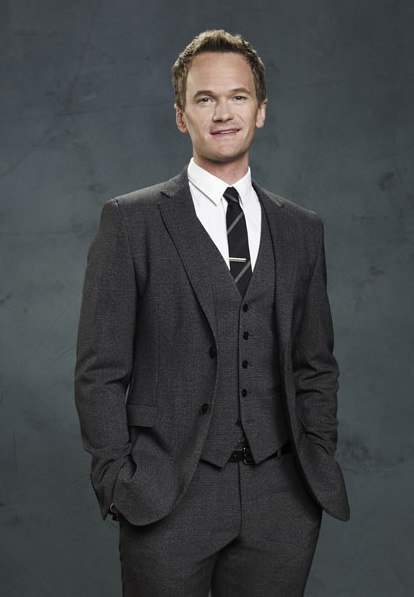
#> input picture Barney Stinson.jpg, 414 x 597 px
$ python 'Image manip.py'
#> lines starting #> are read from the running program, lines starting #| are printed output that depends on the picture; after the words box and inside, x2 and y2 are one past the last pixel; in counts of white or black regions, pixels touching at a corner belong together
import cv2
import numpy as np

kernel = np.ones((5, 5), np.uint8)

img = cv2.imread("Barney Stinson.jpg")
#> img is the input picture: shape (597, 414, 3); mean B, G, R 69.9, 68.4, 65.3

imgGray = cv2.cvtColor(img, cv2.COLOR_BGR2GRAY)
imgBlur = cv2.GaussianBlur(imgGray, (7, 7), 0)
imgCanny = cv2.Canny(img, 100, 100)
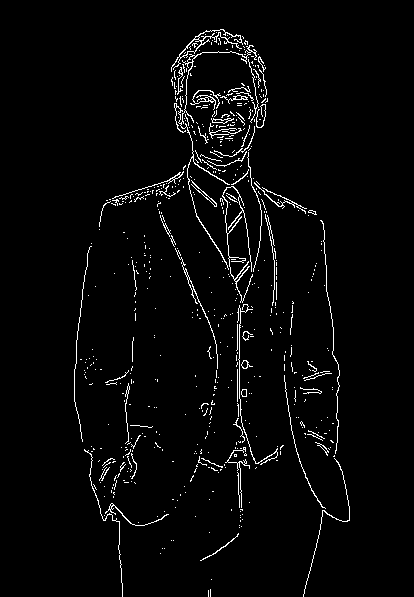
#> imgCanny: shape (597, 414); 2.9% white in thin lines or dots, all inside (x1, y1, x2, y2) = (74, 29, 350, 597)
imgDialation = cv2.dilate(imgCanny, kernel, iterations = 1)
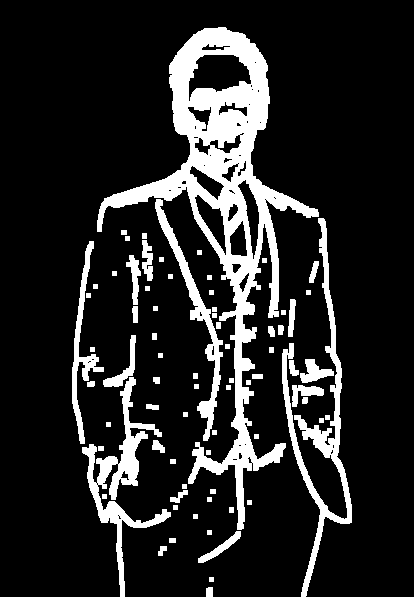
#> imgDialation: shape (597, 414); 15% white; 75 white regions, largest, box (x1, y1, x2, y2) and area: (97, 27, 319, 530) 20497, (282, 218, 352, 597) 4295, (82, 377, 171, 597) 3732
imgEroded = cv2.erode(imgDialation, kernel, iterations = 1)
#> imgEroded: shape (597, 414); 6.1% white; 144 white regions (124 under 20 px), largest, box (x1, y1, x2, y2) and area: (99, 29, 317, 528) 11166, (120, 379, 153, 482) 557, (159, 211, 221, 369) 485

# [9 lines of commented-out code are left out]

'''img_bs = cv2.imread("Barney Stinson.jpg")
img_hj = cv2.imread("Hugh Jackman.jpg")

cv2.imshow("Barney Stinson", img_bs)
cv2.imshow("Hugh Jackman", img_hj)

cv2.waitKey(0)

# DISPLAYING VIDEO #

cap = cv2.VideoCapture(0)
cap.set(3,640)
cap.set(4, 480)
cap.set(10, 100)

while True:
    success, img = cap.read()
    cv2.imshow("Webcam", img)
    if cv2.waitKey(1) & 0xFF == ord('q'):
        break'''

####################### STACKING USING THE FUNCTION #####################

frameWidth = 640
frameHeight = 480
cap = cv2.VideoCapture(0)
cap.set(3, frameWidth)
cap.set(4, frameHeight)

def stackImages(imgArray,scale,lables=[]):
    sizeW= imgArray[0][0].shape[1]
    sizeH = imgArray[0][0].shape[0]
    rows = len(imgArray)
    cols = len(imgArray[0])
    rowsAvailable = isinstance(imgArray[0], list)
    width = imgArray[0][0].shape[1]
    height = imgArray[0][0].shape[0]
    if rowsAvailable:
        for x in range ( 0, rows):
            for y in range(0, cols):
                imgArray[x][y] = cv2.resize(imgArray[x][y], (sizeW, sizeH), None, scale, scale)
                if len(imgArray[x][y].shape) == 2: imgArray[x][y]= cv2.cvtColor( imgArray[x][y], cv2.COLOR_GRAY2BGR)
        imageBlank = np.zeros((height, width, 3), np.uint8)
        hor = [imageBlank]*rows
        hor_con = [imageBlank]*rows
        for x in range(0, rows):
            hor[x] = np.hstack(imgArray[x])
            hor_con[x] = np.concatenate(imgArray[x])
        ver = np.vstack(hor)
        ver_con = np.concatenate(hor)
    else:
        for x in range(0, rows):
            imgArray[x] = cv2.resize(imgArray[x], (sizeW, sizeH), None, scale, scale)
            if len(imgArray[x].shape) == 2: imgArray[x] = cv2.cvtColor(imgArray[x], cv2.COLOR_GRAY2BGR)
        hor= np.hstack(imgArray)
        hor_con= np.concatenate(imgArray)
        ver = hor
    if len(lables) != 0:
        eachImgWidth= int(ver.shape[1] / cols)
        eachImgHeight = int(ver.shape[0] / rows)
        print(eachImgHeight)
        for d in range(0, rows):
            for c in range (0,cols):
                cv2.rectangle(ver,(c*eachImgWidth,eachImgHeight*d),(c*eachImgWidth+len(lables[d][c])*13+27,30+eachImgHeight*d),(255,255,255),cv2.FILLED)
                cv2.putText(ver,lables[d][c],(eachImgWidth*c+10,eachImgHeight*d+20),cv2.FONT_HERSHEY_COMPLEX,0.7,(255,0,255),2)
    return ver

while True:
    success, img = cap.read()
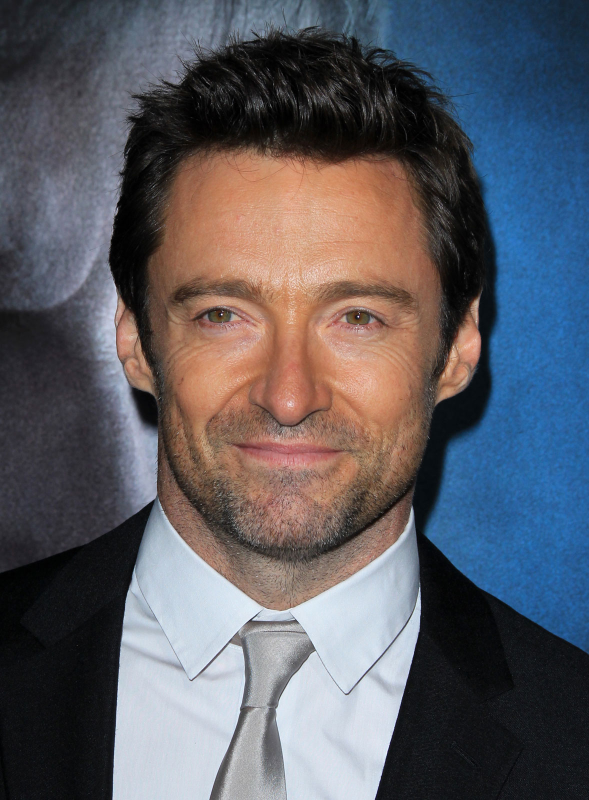
#> input picture Hugh Jackman.jpg, 1178 x 1600 px, given in place of the camera (shown at 1/2 size)
#> img is the input picture: shape (1600, 1178, 3); mean B, G, R 99.1, 91.8, 92
    kernel = np.ones((5,5),np.uint8)
    print(kernel)
    #path = "Resources/lena.png"
    #img =  cv2.imread(path)
    imgGray = cv2.cvtColor(img,cv2.COLOR_BGR2GRAY)
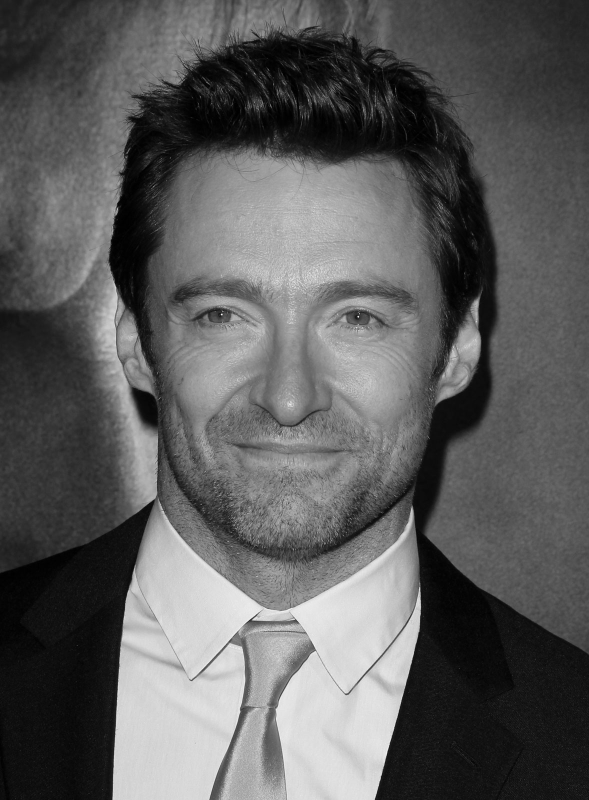
#> imgGray: shape (1600, 1178) (shown at 1/2 size); min 0, max 255, mean 92.7
    imgBlur = cv2.GaussianBlur(imgGray,(7,7),0)
#> imgBlur: shape (1600, 1178)
    imgCanny = cv2.Canny(imgBlur,100,200)
#> imgCanny: shape (1600, 1178); 0.42% white in thin lines or dots, all inside (x1, y1, x2, y2) = (217, 51, 1177, 1600)
    imgDilation = cv2.dilate(imgCanny,kernel , iterations = 2)
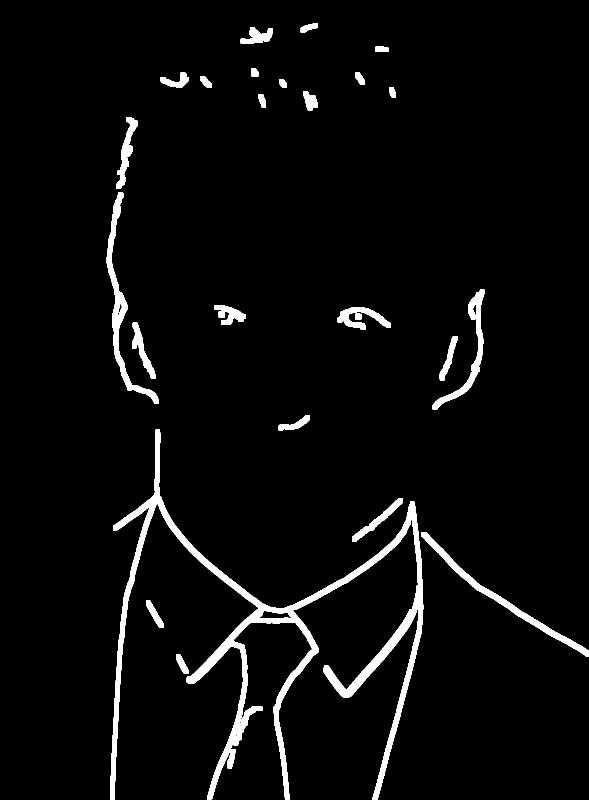
#> imgDilation: shape (1600, 1178) (shown at 1/2 size); 3.9% white; 26 white regions, largest, box (x1, y1, x2, y2) and area: (220, 859, 847, 1600) 42223, (213, 384, 317, 808) 5861, (843, 1064, 1178, 1313) 5158
    imgEroded = cv2.erode(imgDilation,kernel,iterations=2)
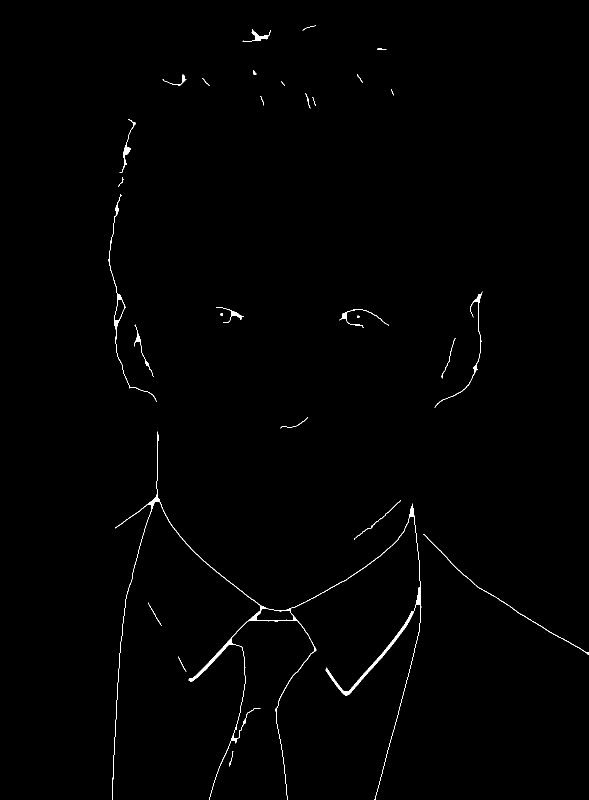
#> imgEroded: shape (1600, 1178) (shown at 1/2 size); 0.58% white; 29 white regions (3 under 20 px), largest, box (x1, y1, x2, y2) and area: (224, 863, 843, 1600) 6612, (217, 388, 313, 804) 845, (847, 1068, 1178, 1309) 566

    #imgBlank = np.zeros((200,200),np.uint8)
    StackedImages = stackImages(([img,imgGray,imgBlur],
                                   [imgCanny,imgDilation,imgEroded]),0.6)
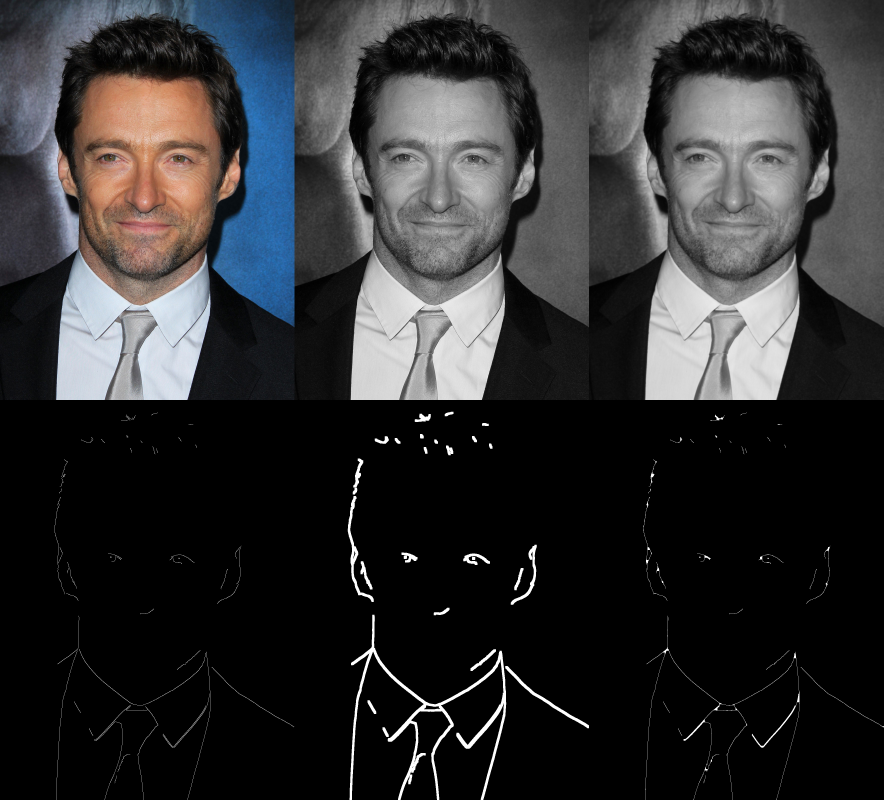
#> StackedImages: shape (3200, 3534, 3) (shown at 1/4 size); mean B, G, R 49.5, 48.3, 48.3
    cv2.imshow("Staked Images", StackedImages)
    if cv2.waitKey(1) & 0xFF == ord('q'):
#> (key q is pressed here)
        break


# [15 lines of commented-out code are left out]
